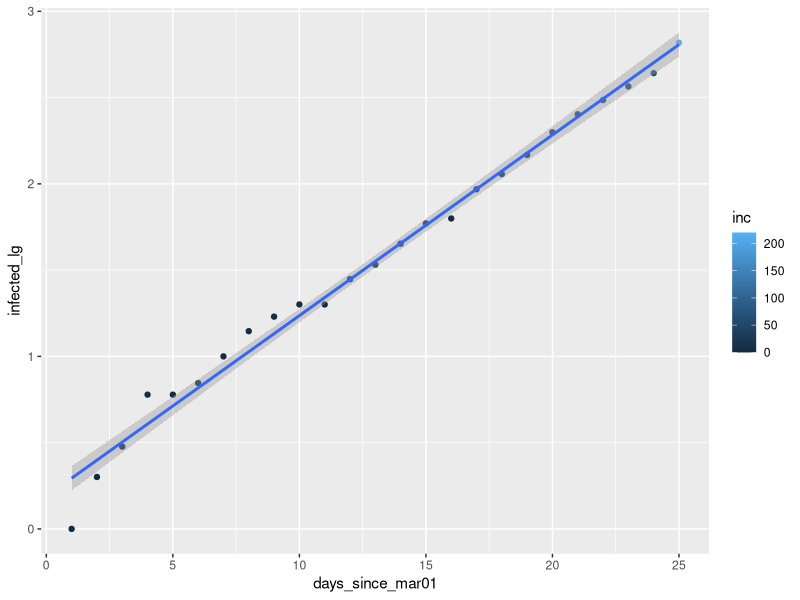
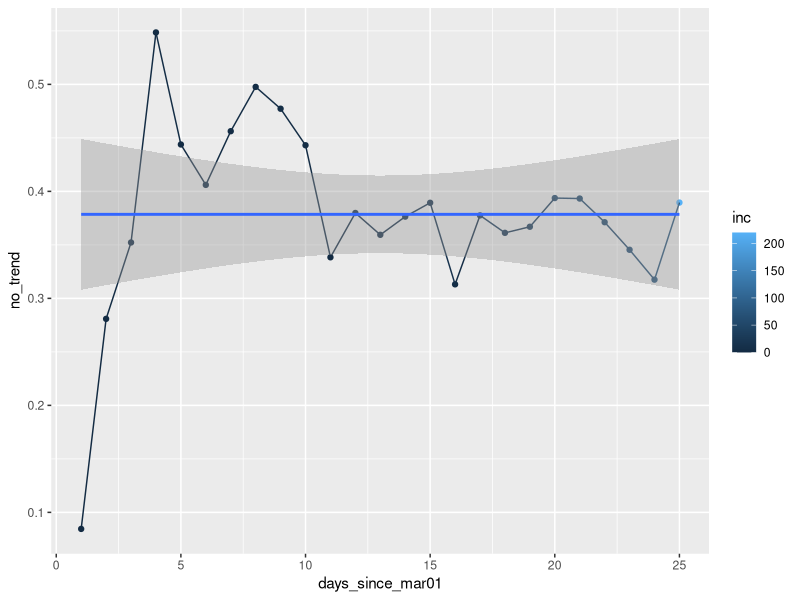

Source code (R) for these figures, in order:
# From Russia with COVID-19

library(ggplot2)

rm(list = ls())

df <- data.frame(
  infected = c(
    1,
    2,
    3,
    6,
    6,
    7,
    10,
    14,
    17,
    20,
    20,
    28,
    34,
    45,
    59,
    63,
    93,
    114,
    147,
    199,
    253,
    306,
    367,
    438,    # https://t.me/map_mind/3435
    658     # https://t.me/COVID2019_official/100
  )
)

df$days_since_mar01 <- seq(1, length(df$infected))
df$inc <- c(0, diff(df$infected))
df$infected_lg <- log10(df$infected)

ggplot(df, aes(days_since_mar01, infected_lg, colour = inc)) +
  geom_point() +
  geom_smooth(method = lm, formula = y ~ x)

lm1 <- lm(formula = infected_lg ~ days_since_mar01, data = df)
k <- lm1$coefficients[[2]]
b <- lm1$coefficients[[1]]

df$no_trend <- df$infected_lg - df$days_since_mar01 * k + b

ggplot(df, aes(days_since_mar01, no_trend, colour = inc)) +
  geom_point() +
  geom_line() +
  geom_smooth(method = lm, formula = y ~ x)

frcst_date <- as.Date('2020-03-27')
dsm01 <- as.numeric(frcst_date - as.Date('2020-03-01')) + 1
frcst_infected <- floor(10 ^ (k * dsm01 + b))
frcst_infected

pop <- 1E+4
pop_lg10 <- log10(pop)
pop_dsm01 <- (pop_lg10 - b) / k
pop_dsm01_cal <- as.Date('2020-03-01') + pop_dsm01
pop_dsm01_cal
